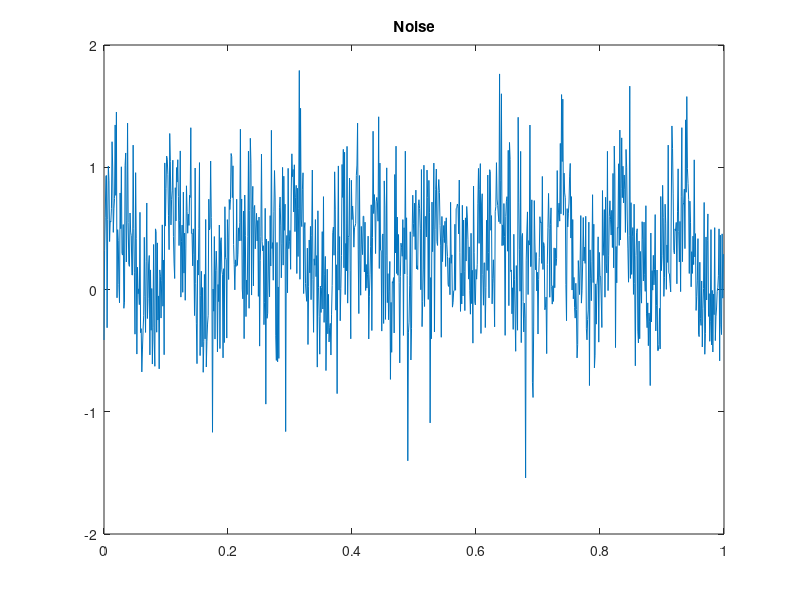
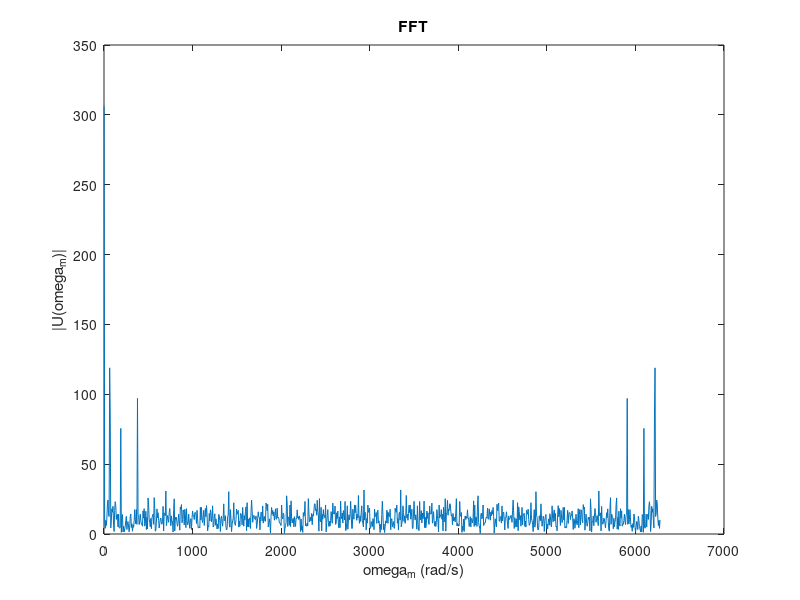
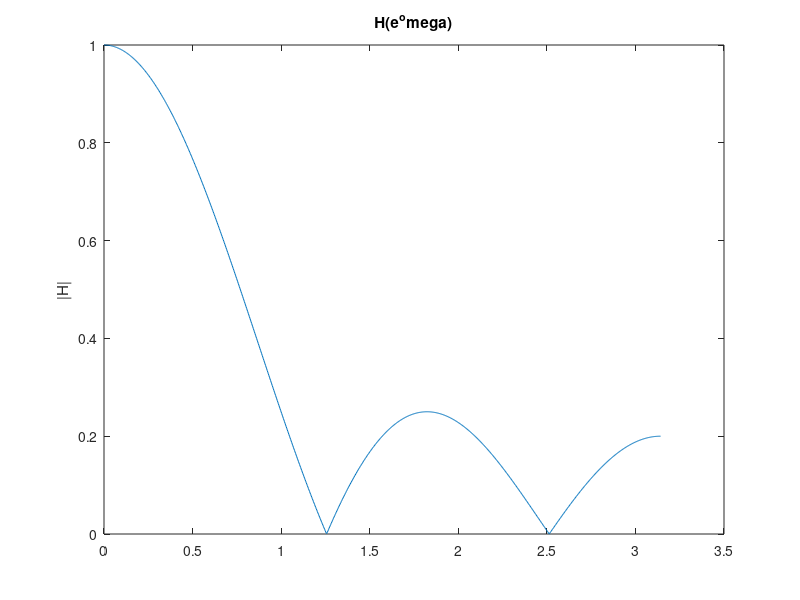
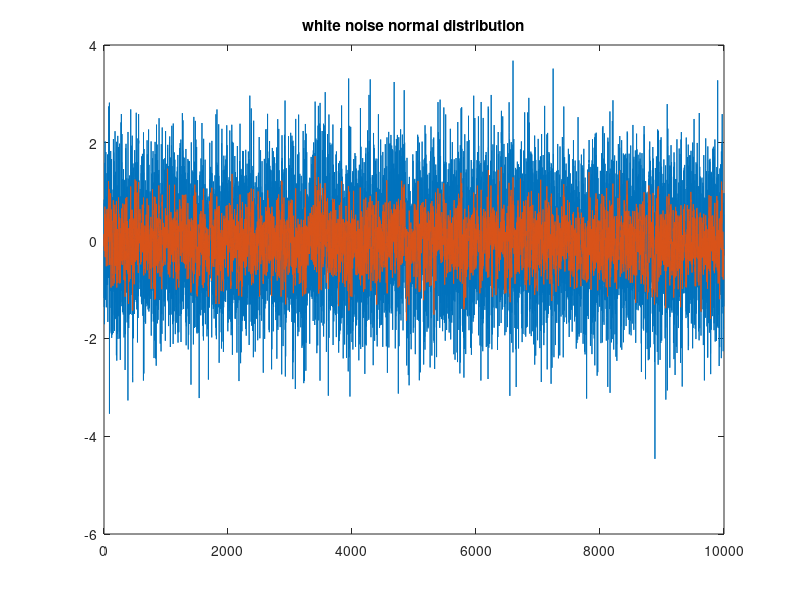

Reproduce these figures in MATLAB, in order.
clear; clc; clf; close all;

data = importdata("noisy_sine_data.mat");

fig1 = figure;
fig1 = plot(data.t, data.u);
fig1 = title("Noise");


deltaT = 0.001;
N = length(data.t);
T = N * deltaT;

freqRes = 1/(T);


delta_omega = 2*pi/(N*deltaT);

dft = [];
lastTerm = 0;
for k = 1:N
    m = k;
    dft(k) = data.u(k)*exp(m*delta_omega*k*deltaT) + lastTerm;
    lastTerm = dft(k);
end

fig2 = figure;
plot(abs(dft));
fig2 = title("DFT");
fig2 = xlabel("\omega_m (rad/s)");
fig2 = ylabel("|U(\omega\_m)|");

fft = fft(data.u);
omega_m = [1:2*pi:1000*2*pi];

fig3 = figure;
plot(omega_m, abs(fft));
fig3 = title("FFT");
fig3 = xlabel("\omega_m (rad/s)");
fig3 = ylabel("|U(\omega\_m)|");

fft_sqrd = abs(fft).^2;

fig4 = figure;
plot(omega_m, fft_sqrd);
fig4 = title("FFT sqrd");
fig4 = xlabel("\omega_m (rad/s)");
fig4 = ylabel("|U(\omega\_m)|^2");
%% 3.2
clc; clear; clf; close all;
omega = linspace(0, pi, 1000);
%e_omega = exp(omega);

z_avg = [];

count = 1;
for w = omega
    z_avg(count) = 1/5 * (1 + exp(-1i*w) + exp(-2*1i*w) + exp(-3*1i*w) + exp(-4*1i*w));
    count = count +1;
end

fig5 = figure;
plot(omega, abs(z_avg));
hold on;
%plot(omega, abs(z_P_avg));
fig5 = ylabel("|H|");
fig5 = title("H(e^\omega)");


%% 3.4
clear; clc; close all;

N3 = 10000; %data points
noise = randn(1,N3);

fig6 = figure;
plot(noise);
fig6 = title("white noise normal distribution");

avg_noise = [];
for w = 5:length(noise)
    avg_noise(w - 4) = 1/5*(noise(w) + noise(w -1) + noise(w -2) + noise(w - 3) + noise(w - 4));
end

hold on;
plot(avg_noise)

v = [avg_noise];
e = noise(5:end);

[Rve, lags] = xcorr(v, e, 20, 'biased');
fig7 = figure;
plot(lags, Rve);
